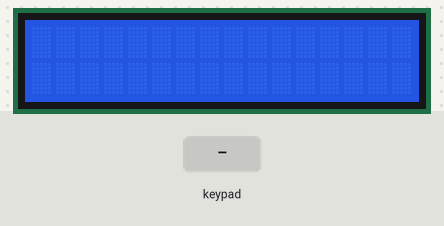
This sketch was run on a simulated Arduino Uno, built with avr-gcc and run on an emulated ATmega328P. On the bench: 16×2 character LCD. The inputs (shaded band) are chosen by the test bench. What the sketch prints to the serial monitor is not drawn.

Above: at 1.2 s.
1.3 s: keypad keys 1 1 1 0 9 8 # pressed 0.4 s apart
At 4.2 s:
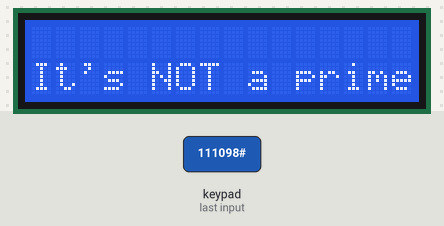
5.6 s: key '#' pressed
At 6.1 s:
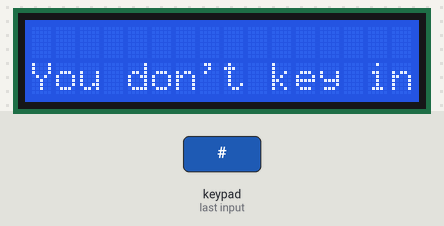
7.1 s: key '2' pressed
At 7.9 s:
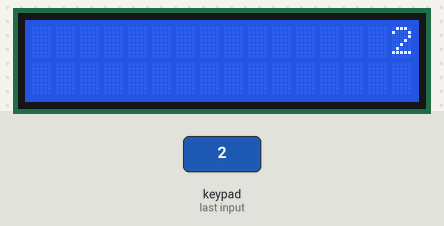
8.6 s: keypad keys 7 6 5 4 pressed 0.4 s apart
At 11.2 s:
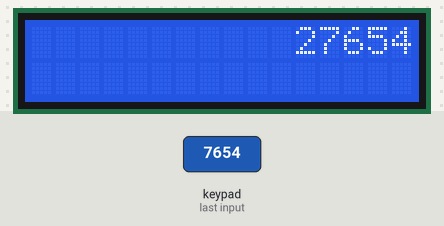
Timing chart, 0 to 12.7 s (numbered marks = the images above; inputs shaded):
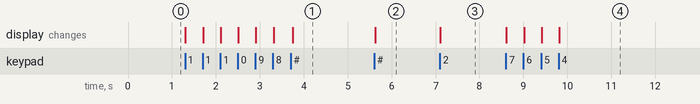

The sketch:

Cal2.ino
```cpp
/*
 * Generated using BlocklyDuino:
 *
 * https://github.com/MediaTek-Labs/BlocklyDuino-for-LinkIt
 *
 * Date: Tue, 01 Dec 2020 00:52:03 GMT
 */

#include <Keypad.h>
#include <Wire.h>
#include <LiquidCrystal_I2C.h>

char N[] = "1234567890";

boolean prime;

char key;

unsigned long number;

String num;

boolean isNum;

int j;

int i;

int len;

const byte ROWS = 4; // 列數(橫的)
const byte COLS = 4; // 行數(直的)
char keys[ROWS][COLS] = {
  {'1', '2', '3', 'A'},
  {'4', '5', '6', 'B'},
  {'7', '8', '9', 'C'},
  {'*', '0', '#', 'D'}
};
byte rowPins[ROWS] = {11, 10, 9, 8}; //定義列的腳位
byte colPins[COLS] = {7, 6, 5, 4}; //定義行的腳位
Keypad keypad = Keypad( makeKeymap(keys), rowPins, colPins, ROWS, COLS );
void keypad_0() {
}

LiquidCrystal_I2C lcd(0x27,16,2);
void LCM1602_0() {
}

void LCM1602_1() {
  //螢幕不能顯示中文
  lcd.init();
  lcd.backlight();
}

void showAnswer() {
  lcd.setCursor(0, 1);
  if ((num.length()) == 0) {
    lcd.print("You don\'t key in");

  } else {
    calPrimeNumber();

  }
}

void calPrimeNumber() {
  prime = true;
  number = (num.toInt());
  if (number == 0 || (number == 1 || number == 2)) {
    lcd.print("It\'s NOT a prime");
    return;

  }
  lcd.print("Wait a moment...");
  int j_end = number - 1;
  for (j = 2;
      (2 <= j_end) ? j <= j_end : j >= j_end;
      j += (2 <= j_end) ? 1 : -1) {
    if (number % j == 0) {
      prime = false;
      break;

    }
  }
  lcd.clear();
  lcd.setCursor(0, 1);
  if (prime) {
    lcd.print("It\'s A prime");

  } else {
    lcd.print("It\'s NOT a prime");

  }
}

void setup()
{
  Serial.begin(9600);

  //num宣告在Setup()，若放在頭檔區會被初始在loop()變成""
  num = "";
  LCM1602_1();
}


void loop()
{
  key = (keypad.getKey());
  if (key) {
    lcd.clear();
    isNum = false;
    for (i = 0; i <= 9; i++) {
      if ((N[i]) == key) {
        isNum = true;

      }
    }
    if (isNum) {
      num = String() + num + key;
      len = 16 - (num.length());
      lcd.setCursor(len, 0);
      lcd.print(num);
      Serial.println(key);

    } else if (key == '#') {
      Serial.println(num);
      showAnswer();
      num = "";
    } else if (key == 'D') {
      num = "";
    }

  }
}
```

Measured:
- after the input at 1.3 s, the display: first changes at once (image 1 shows a later state)
- after the input at 5.6 s, the display: changes at once (image 2)
- after the input at 7.1 s, the display: changes at once (image 3)
- after the input at 8.6 s, the display: first changes at once (image 4 shows a later state)
